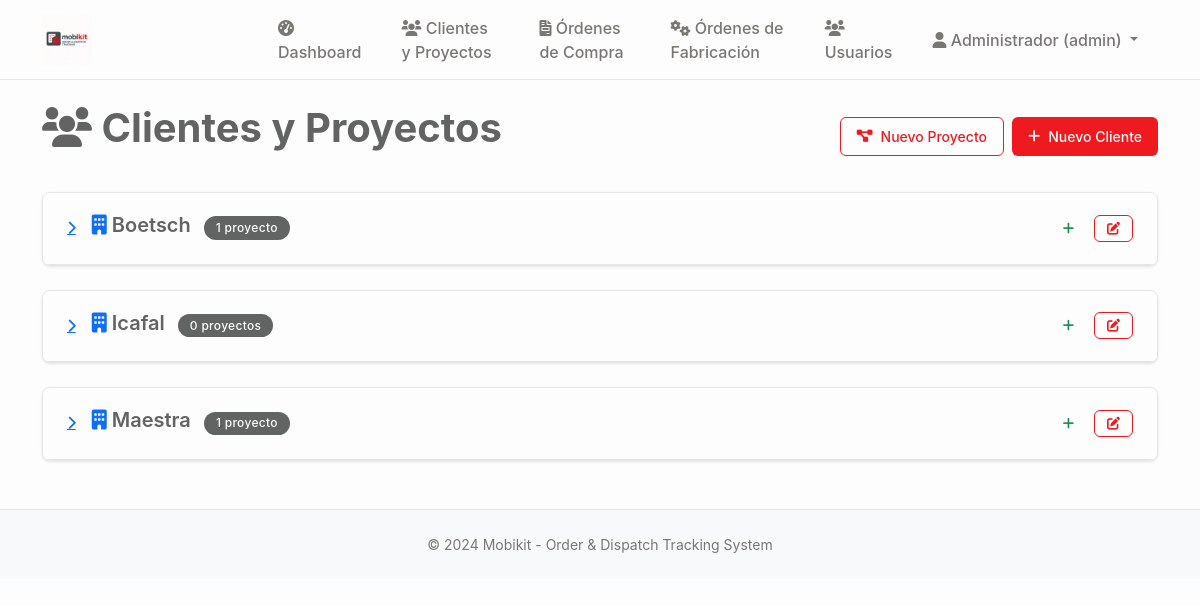
Screenshot of /clientes (signed in) with the database file from the repository.
### tables this page shows
CREATE TABLE usuarios (
    id INTEGER PRIMARY KEY AUTOINCREMENT,
    username TEXT UNIQUE NOT NULL,
    password_hash TEXT NOT NULL,
    rol TEXT NOT NULL CHECK (rol IN ('admin', 'general', 'diseñador', 'operación', 'embalaje', 'despacho')),
    nombre TEXT NOT NULL,
    apellido TEXT,
    email TEXT UNIQUE,
    telefono TEXT,
    area_id INTEGER,
    activo BOOLEAN DEFAULT TRUE,
    ultimo_acceso TIMESTAMP,
    created_at TIMESTAMP DEFAULT CURRENT_TIMESTAMP,
    updated_at TIMESTAMP DEFAULT CURRENT_TIMESTAMP,
    FOREIGN KEY (area_id) REFERENCES areas (id)
);

CREATE TABLE clientes (
    id INTEGER PRIMARY KEY AUTOINCREMENT,
    nombre TEXT NOT NULL,
    rut TEXT UNIQUE,
    email TEXT,
    telefono TEXT,
    direccion TEXT,
    ciudad TEXT,
    region TEXT,
    contacto_principal TEXT,
    observaciones TEXT,
    activo BOOLEAN DEFAULT TRUE,
    created_at TIMESTAMP DEFAULT CURRENT_TIMESTAMP,
    updated_at TIMESTAMP DEFAULT CURRENT_TIMESTAMP
);

### main.py (the view)
@app.route('/clientes')
@login_required
def clientes():
    conn = sqlite3.connect('mobikit.db')
    cursor = conn.cursor()
    cursor.execute('''
        SELECT c.id, c.nombre, c.rut, c.email, c.telefono, c.direccion,
               c.ciudad, c.region, c.contacto_principal, c.observaciones,
               COUNT(p.id) as total_proyectos
        FROM clientes c
        LEFT JOIN proyectos p ON c.id = p.cliente_id
        WHERE c.activo = TRUE
        GROUP BY c.id, c.nombre, c.rut, c.email, c.telefono, c.direccion,
                 c.ciudad, c.region, c.contacto_principal, c.observaciones
        ORDER BY c.nombre ASC
    ''')
    clientes_raw = cursor.fetchall()
    clientes_con_proyectos = []
    for cliente in clientes_raw:
        cliente_info = {
            'id': cliente[0],
            'nombre': cliente[1],
            'rut': cliente[2],
            'email': cliente[3],
            'telefono': cliente[4],
            'direccion': cliente[5],
            'ciudad': cliente[6],
            'region': cliente[7],
            'contacto_principal': cliente[8],
            'observaciones': cliente[9],
            'total_proyectos': cliente[10],
            'proyectos': []
        }
        cursor.execute('''
            SELECT p.id, p.codigo, p.nombre, p.descripcion, p.estado, p.prioridad,
                   p.fecha_entrega, p.presupuesto, u.nombre as diseñador_nombre,
                   julianday(p.fecha_entrega) - julianday('now') as dias_restantes
            FROM proyectos p
            LEFT JOIN usuarios u ON p.diseñador_id = u.id
            WHERE p.cliente_id = ?
            ORDER BY
                CASE p.estado
                    WHEN 'en_desarrollo' THEN 1
                    WHEN 'aprobado_produccion' THEN 2
                    WHEN 'seccionado' THEN 3
                    WHEN 'enchapado' THEN 4
                    WHEN 'mecanizado' THEN 5
                    WHEN 'produccion_completa' THEN 6
                    WHEN 'embalando' THEN 7
                    WHEN 'listo_despacho' THEN 8
                    WHEN 'entregado' THEN 9
                    ELSE 10
                END,
                p.fecha_entrega ASC
        ''', (cliente_info['id'],))
        proyectos = cursor.fetchall()
        for proyecto in proyectos:
            proyecto_dict = {
                'id': proyecto[0],
                'codigo': proyecto[1],
                'nombre': proyecto[2],
                'descripcion': proyecto[3],
                'estado': proyecto[4],
                'prioridad': proyecto[5],
                'fecha_entrega': proyecto[6],
                'presupuesto': proyecto[7],
                'diseñador_nombre': proyecto[8],
                'dias_restantes': int(proyecto[9]) if proyecto[9] is not None else None
            }
            cliente_info['proyectos'].append(proyecto_dict)
        clientes_con_proyectos.append(cliente_info)
    cursor.execute('SELECT id, nombre FROM clientes WHERE activo = TRUE ORDER BY nombre ASC')
    clientes_disponibles = cursor.fetchall()
    cursor.execute('SELECT id, nombre FROM usuarios WHERE rol = "diseñador" AND activo = TRUE ORDER BY nombre ASC')
    diseñadores_disponibles = cursor.fetchall()
    conn.close()
    return render_template('clientes.html',
                         clientes_con_proyectos=clientes_con_proyectos,
                         clientes_disponibles=clientes_disponibles,
                         diseñadores_disponibles=diseñadores_disponibles)

### main.py (called while the page is built)
def login_required(f):
    @wraps(f)
    def decorated_function(*args, **kwargs):
        if 'user_id' not in session:
            return redirect(url_for('login'))
        return f(*args, **kwargs)
    return decorated_function

### templates/clientes.html (shortened to what this page needs)
{% extends "base.html" %}
{% block content %}
<div class="d-flex justify-content-between align-items-center mb-4">
    <h1><i class="fas fa-users"></i> Clientes y Proyectos</h1>
    {% if session.user_role in ['admin', 'general'] %}
    <div class="d-flex gap-2">
        <button type="button" class="btn btn-outline-primary" data-bs-toggle="modal" data-bs-target="#nuevoProyectoModal">
            <i class="fas fa-project-diagram"></i> Nuevo Proyecto
        </button>
        <button type="button" class="btn btn-primary" data-bs-toggle="modal" data-bs-target="#nuevoClienteModal">
            <i class="fas fa-plus"></i> Nuevo Cliente
        </button>
    </div>
    {% endif %}
</div>
{% if clientes_con_proyectos %}
    {% for cliente in clientes_con_proyectos %}
    <div class="card mb-4">
        <div class="card-header">
            <div class="d-flex justify-content-between align-items-center">
                <div class="d-flex align-items-center">
                    <button class="btn btn-link p-0 me-3" type="button" data-bs-toggle="collapse"
                            data-bs-target="#cliente-{{ cliente.id }}" aria-expanded="false">
                        <i class="fas fa-chevron-right" id="chevron-{{ cliente.id }}"></i>
                    </button>
                    <div>
                        <h5 class="mb-0">
                            <i class="fas fa-building text-primary"></i> {{ cliente.nombre }}
                            <span class="badge bg-secondary ms-2">{{ cliente.total_proyectos }} proyecto{{ 's' if cliente.total_proyectos != 1 else '' }}</span>
                        </h5>
                    </div>
                </div>
                <div class="d-flex gap-2">
                    {% if session.user_role in ['admin', 'general', 'diseñador'] %}
                    <button type="button" class="btn btn-sm btn-outline-success"
                            onclick="nuevoProyecto({{ cliente.id }}, '{{ cliente.nombre }}')" title="Nuevo proyecto">
                        <i class="fas fa-plus"></i>
                    </button>
                    {% endif %}
                    {% if session.user_role in ['admin', 'general'] %}
                    <button type="button" class="btn btn-sm btn-outline-primary"
                            onclick="editarCliente({{ cliente.id }}, '{{ cliente.nombre }}', '{{ cliente.rut or '' }}', '{{ cliente.email or '' }}', '{{ cliente.telefono or '' }}', '{{ cliente.direccion or '' }}', '{{ cliente.ciudad or '' }}', '{{ cliente.region or '' }}', '{{ cliente.contacto_principal or '' }}', '{{ cliente.observaciones or '' }}')"
                            title="Editar cliente">
                        <i class="fas fa-edit"></i>
                    </button>
                    {% endif %}
                </div>
            </div>
        </div>
    </div>
    {% endfor %}
{% endif %}
{% endblock %}

### templates/base.html (shortened to what this page needs)
<!DOCTYPE html>
<html lang="es">
<head>
    <link href="https://cdn.jsdelivr.net/npm/bootstrap@5.1.3/dist/css/bootstrap.min.css" rel="stylesheet">
    <link href="https://cdnjs.cloudflare.com/ajax/libs/font-awesome/6.0.0/css/all.min.css" rel="stylesheet">
    <link href="{{ url_for('static', filename='css/style.css') }}" rel="stylesheet">
</head>
<body>
    <nav class="navbar navbar-expand-lg navbar-dark bg-primary">
        <div class="container">
            <a class="navbar-brand" href="{{ url_for('dashboard') }}">
                <img src="{{ url_for('static', filename='img/mobikit-logo.png') }}" alt="Mobikit Logo" style="height: 60px; width: auto; object-fit: contain; max-width: 200px;">
            </a>
            {% if session.user_id %}
            <div class="collapse navbar-collapse" id="navbarNav">
                <ul class="navbar-nav me-auto">
                    <li class="nav-item">
                        <a class="nav-link" href="{{ url_for('dashboard') }}">
                            <i class="fas fa-tachometer-alt"></i> Dashboard
                        </a>
                    </li>
                    <li class="nav-item">
                        <a class="nav-link" href="{{ url_for('clientes') }}">
                            <i class="fas fa-users"></i> Clientes y Proyectos
                        </a>
                    </li>
                    <li class="nav-item">
                        <a class="nav-link {% if request.endpoint == 'ordenes_compra' %}active{% endif %}" href="{{ url_for('ordenes_compra') }}">
                            <i class="fas fa-file-invoice"></i> Órdenes de Compra
                        </a>
                    </li>
                    <li class="nav-item">
                        <a class="nav-link {% if request.endpoint == 'ordenes_fabricacion' %}active{% endif %}" href="{{ url_for('ordenes_fabricacion') }}">
                            <i class="fas fa-cogs"></i> Órdenes de Fabricación
                        </a>
                    </li>
                    {% if session.user_role == 'admin' %}
                    <li class="nav-item">
                        <a class="nav-link" href="{{ url_for('usuarios') }}">
                            <i class="fas fa-users"></i> Usuarios
                        </a>
                    </li>
                    {% endif %}
                </ul>
                <ul class="navbar-nav">
                    <li class="nav-item dropdown">
                        <a class="nav-link dropdown-toggle" href="#" id="navbarDropdown" role="button" data-bs-toggle="dropdown">
                            <i class="fas fa-user"></i> {{ session.user_name }} ({{ session.user_role }})
                        </a>
                    </li>
                </ul>
            </div>
            {% endif %}
        </div>
    </nav>
    <main class="container mt-4">
        {% block content %}{% endblock %}
    </main>
    <footer class="bg-light mt-5 py-4">
        <div class="container text-center">
            <p class="mb-0">&copy; 2024 Mobikit - Order & Dispatch Tracking System</p>
        </div>
    </footer>
</body>
</html>

### static/css/style.css (style rules this page uses)
:root { --mobikit-red: #EF1A1F; --mobikit-red-light: #F58B8F; --mobikit-red-dark: #C7161A; --mobikit-gray: #626363; --mobikit-gray-logo: #626363; --mobikit-light-gray: #8C8C8C; --mobikit-dark-gray: #4A4A4A; --mobikit-white: #FDFDFD; --mobikit-light-bg: #FAFAFA; --mobikit-border: #E5E5E5; --mobikit-hover: #F5F5F5; --mobikit-text-light: #787774; --mobikit-sidebar: #F7F6F3; --mobikit-cocinas: #EF1A1F; --mobikit-closet: #626363; --mobikit-success: #22C55E; --mobikit-warning: #F59E0B; --mobikit-info: #626363; --mobikit-danger: #EF1A1F; }
* { box-sizing: border-box; }
body { font-family: -apple-system, BlinkMacSystemFont, 'Segoe UI', Roboto, 'Helvetica Neue', Arial, sans-serif; background-color: var(--mobikit-white); color: var(--mobikit-gray); line-height: 1.5; margin: 0; padding: 0; }
.navbar { background-color: var(--mobikit-white) !important; border-bottom: 1px solid var(--mobikit-border); padding: 0.75rem 1.5rem; box-shadow: none; height: 80px; position: sticky; top: 0; z-index: 1000; }
.navbar-brand { font-weight: 600; color: var(--mobikit-gray) !important; font-size: 1.3rem; display: flex; align-items: center; gap: 0.75rem; text-transform: lowercase; }
.navbar-brand img { max-height: 60px; width: auto; object-fit: contain; max-width: 200px; }
.nav-link { color: var(--mobikit-text-light) !important; font-weight: 500; padding: 0.5rem 1rem !important; border-radius: 6px; transition: all 0.2s ease; margin: 0 0.25rem; }
h1 { font-size: 2.5rem; font-weight: 700; color: var(--mobikit-gray); margin-bottom: 1rem; line-height: 1.2; }
h4, h5, h6 { font-weight: 600; color: var(--mobikit-gray); margin-bottom: 0.5rem; }
.card { background-color: var(--mobikit-white); border: 1px solid var(--mobikit-border); border-radius: 8px; box-shadow: 0 1px 3px rgba(0, 0, 0, 0.1); margin-bottom: 1.5rem; overflow: hidden; transition: all 0.2s ease; }
.card-header { background-color: var(--mobikit-white); border-bottom: 1px solid var(--mobikit-border); padding: 1.25rem 1.5rem; font-weight: 600; color: var(--mobikit-gray); font-size: 1.1rem; }
.btn { font-weight: 500; border-radius: 6px; padding: 0.5rem 1rem; font-size: 0.875rem; border: none; cursor: pointer; transition: all 0.2s ease; display: inline-flex; align-items: center; gap: 0.5rem; }
.btn-primary { background-color: var(--mobikit-red); color: var(--mobikit-white); }
.btn-outline-primary { background-color: transparent; color: var(--mobikit-red); border: 1px solid var(--mobikit-red); }
.btn-sm { padding: 0.375rem 0.75rem; font-size: 0.8125rem; }
.badge { font-weight: 500; padding: 0.35rem 0.75rem; border-radius: 20px; font-size: 0.75rem; letter-spacing: 0.025em; color: var(--mobikit-white) !important; }
.badge.bg-secondary { background-color: var(--mobikit-info) !important; }
a { color: var(--mobikit-red); text-decoration: none; }
footer { background-color: var(--mobikit-hover); color: var(--mobikit-text-light); text-align: center; padding: 2rem 0; margin-top: 3rem; border-top: 1px solid var(--mobikit-border); font-size: 0.875rem; }

### rows the page displays
usuarios: user_name "Administrador"
clientes: nombre "Boetsch", total_proyectos "1"
clientes: nombre "Icafal", total_proyectos "0", total_proyectos "s"
clientes: nombre "Maestra", total_proyectos "1"

### other values shown
{{ session.user_role }} "admin"
